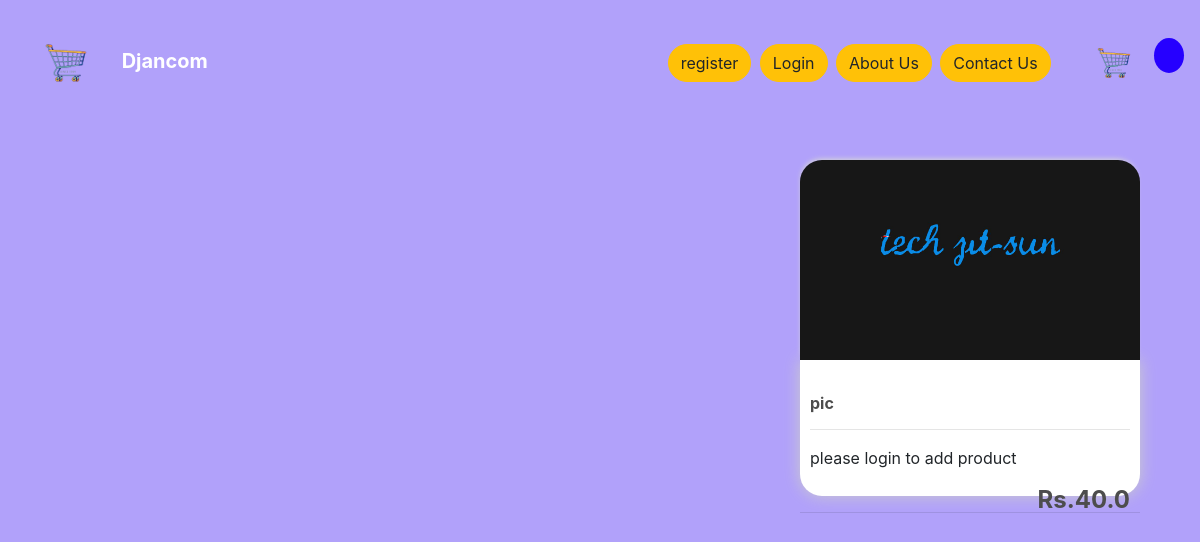
Screenshot of /view/7/ with the database file from the repository.
### store/models.py (models this page shows, shortened)
class Product(models.Model):
	name = models.CharField(max_length=200)
	price = models.FloatField()
	digital = models.BooleanField(default=False,null=True, blank=True)
	image = models.ImageField(null=True, blank=True)
	@property
	def imageURL(self):
		try:
			url = self.image.url
		except:
			url = ''
		return url

### store/views.py (the view)
# urls.py: path('view/<int:id>/',views.productdetail, name='productdetail')
def productdetail(request,id):
    product = Product.objects.get(id = id)
    return render(request, 'store/view.html', {'product': product})

### store/templates/store/view.html
{% extends 'store/main.html' %}
{% load static %}
{% block content %}
<div class="col-lg-4" style="float: inline-end; box-shadow: aqua; margin-left: 350px; ">
    <img class="thumbnail" src="{{product.imageURL}}"  style="border-top-left-radius: 22px; border-top-right-radius: 22px;">
    <div class="box-element product" style="border-bottom-left-radius: 22px; border-bottom-right-radius: 22px;">
        <br>
        <h6><strong>{{product.name}}</strong></h6>
        <hr>
        {% if user.is_authenticated %}
        <button data-product="{{product.id}}" data-action="add" class="btn btn-outline-secondary add-btn update-cart" style="border-radius: 22px;">Add to Cart</button>
        {% else %}
        <p>please login to add product</p>
        {% endif %}
        <h4 style="display: inline-block; float: right"><strong>Rs.{{product.price}}</strong></h4>
    </div>
    <hr>
</div>
{% endblock content %}

### static/css/main.css (style rules this page uses)
body { background-color: hsl(0, 0%, 98%); }
h1,h2,h3,h4,h5,h6 { color:hsl(0, 0%, 30%); }
.box-element { box-shadow:hsl(0, 0%, 80%) 0 0 16px; background-color: #fff; border-radius: 4px; padding: 10px; }
.thumbnail { width: 100%; height: 200px; -webkit-box-shadow: -1px -3px 5px -2px rgba(214,214,214,1); -moz-box-shadow: -1px -3px 5px -2px rgba(214,214,214,1); box-shadow: -1px -3px 5px -2px rgba(214,214,214,1); }
.product { border-radius: 0 0 4px 4px; }
.col-lg-4, .col-lg-6, .col-lg-8, .col-lg-12 { margin-top: 10px; }

### rows the page displays
Product: imageURL (picture), name "pic", price "40.0"
